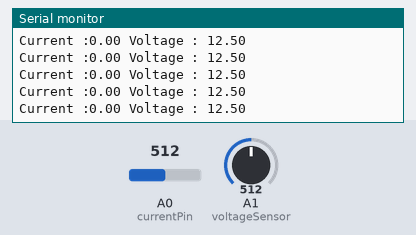
Recording of a sketch running on a simulated Arduino Uno, built with avr-gcc and run on an emulated ATmega328P. On the bench: the last lines printed to the serial monitor. The test bench sets the inputs (shaded band); at power-on: A0 (currentPin) = 512, A1 (voltageSensor) = 512.

Above: at 1.2 s.
1.3 s: A0 (currentPin) set to 629
At 1.8 s:
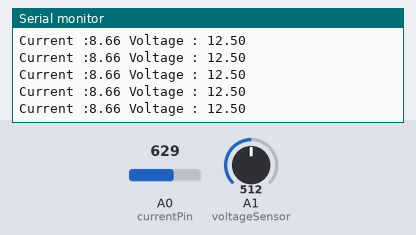
4.3 s: A0 (currentPin) set to 664
At 4.8 s:
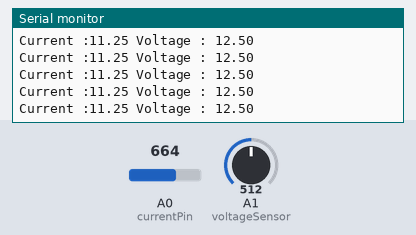
7.3 s: A1 (voltageSensor) set to 417
At 8.3 s:
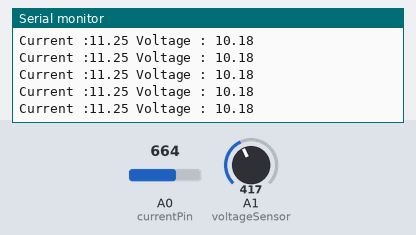
10.3 s: A1 (voltageSensor) set to 396
At 10.8 s:
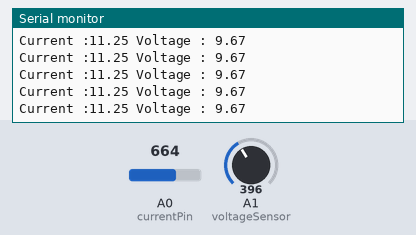
Timing chart, 0 to 13.3 s (numbered marks = the images above; inputs shaded):
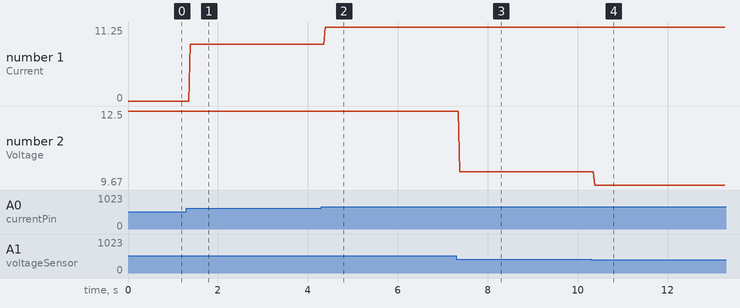

Measured:
- after the input at 1.3 s, the serial monitor: prints a new line after 0.09 s (image 1)
- after the input at 4.3 s, the serial monitor: prints a new line after 0.09 s (image 2)
- after the input at 7.3 s, the serial monitor: prints a new line after 0.08 s (image 3)
- after the input at 10.3 s, the serial monitor: prints a new line after 0.08 s (image 4)
- plotted number 1: 0 → 8.66 after the input at 1.3 s, 8.66 → 11.25 after the input at 4.3 s
- plotted number 2: 12.5 → 10.18 after the input at 7.3 s, 10.18 → 9.67 after the input at 10.3 s

The sketch:

current_sensor_voltage_sensor_arduino_code.ino
```cpp
const int currentPin = A0;
int sensitivity = 66;
int adcValue= 0;
int offsetVoltage = 2500;
double adcVoltage = 0;
double currentValue = 0;


const int voltageSensor = A1;

float vOUT = 0.0;
float vIN = 0.0;
float R1 = 30000.0;
float R2 = 7500.0;
int value = 0;

String data;

void setup() {
Serial.begin(9600);
}

void loop() {
  // put your main code here, to run repeatedly:
  adcValue = analogRead(currentPin);
  adcVoltage = (adcValue / 1024.0) * 5000;
  currentValue = ((adcVoltage - offsetVoltage) / sensitivity);

 value = analogRead(voltageSensor);
  vOUT = (value * 5.0) / 1024.0;
  vIN = vOUT / (R2/(R1+R2));


 data = "Current :" + String(currentValue) + " Voltage : "+ String(vIN) ;
 Serial.println(data);
}
```
